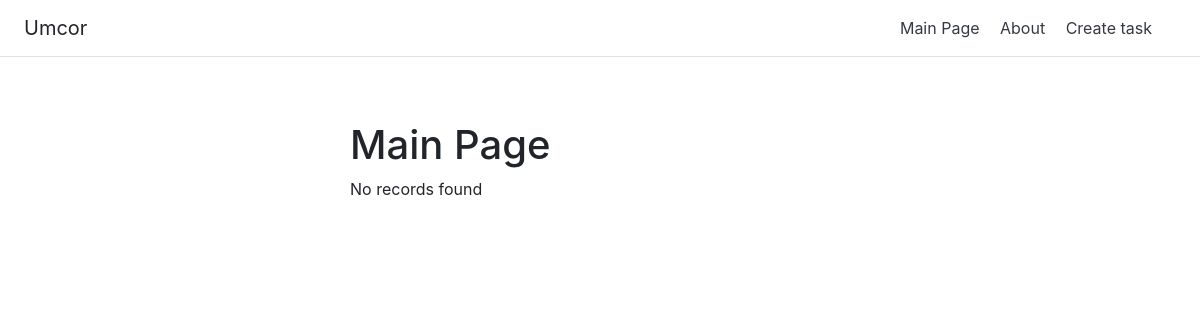
Before: / with the older database file.
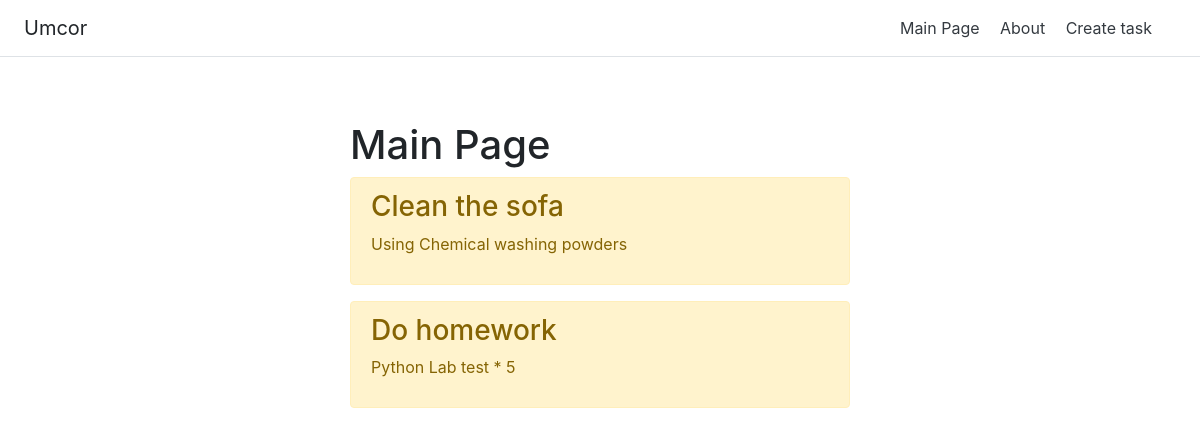
After: the same page with the newer database file.
### main/models.py (models this page shows, shortened)
class Task(models.Model):
    title = models.CharField("Title", max_length=50)
    task = models.TextField("Text")
    class Meta:
        verbose_name = 'Zadacha'
        verbose_name_plural = 'Zadachi'

### main/views.py (the view)
# urls.py: path('', views.index, name='home'),
def index(request):
    tasks = Task.objects.order_by("-id")[:5]
    return render(request, 'main/index.html', {'title': 'Main Web page', 'tasks': tasks})

### templates/main/index.html (shortened to what this page needs)
<!DOCTYPE html>
<html lang="en">
<head>
    <link rel="stylesheet" href="https://stackpath.bootstrapcdn.com/bootstrap/4.5.2/css/bootstrap.min.css">
</head>
<body>
<div class="d-flex flex-column flex-md-row align-items-center p-3 px-md-4 mb-3 bg-white border-bottom box-shadow">
      <h5 class="my-0 mr-md-auto font-weight-normal">Umcor</h5>
      <nav class="my-2 my-md-0 mr-md-3">
        <a class="p-2 text-dark" href="{% url 'home' %}">Main Page</a>
        <a class="p-2 text-dark" href="{% url 'about' %}">About</a>
        <a class="p-2 text-dark" href="{% url 'create' %}">Create task</a>
      </nav>
    </div>
<div class="body">
<br><br>
{% block content %}
<h1>Main Page</h1>
   {% if tasks %}
     {% for el in tasks %}
        <div class="alert alert-warning mt-2">
        <h3>
            {{ el.title }}
        </h3>
        <p> {{ el.task }}</p>
        </div>
     {% endfor %}
     {% else %}
       <p>No records found</p>
    {% endif %}
{% endblock  %}
</div>
</body>
</html>

### templates/main/index.html (style rules this page uses)
.body { max-width: 500px; margin: auto; }

Changed rows visible on the page:
added Task: title "Clean the sofa", task "Using Chemical washing powders"
added Task: title "Do homework", task "Python Lab test * 5"
Other visible differences:
text no longer shown: "No records found"
